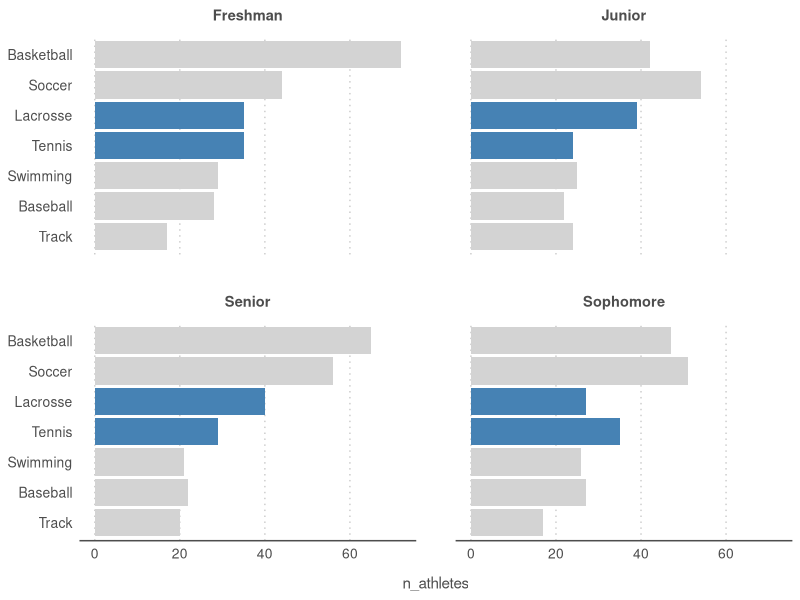
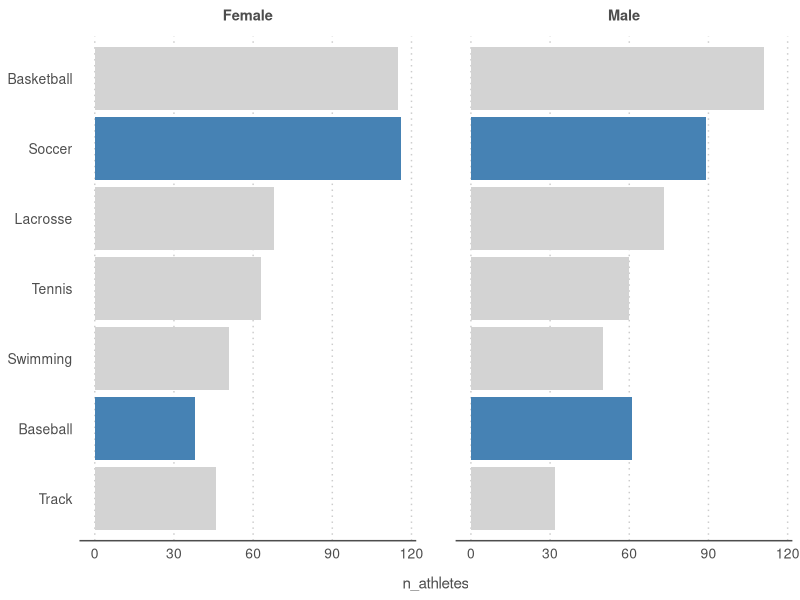
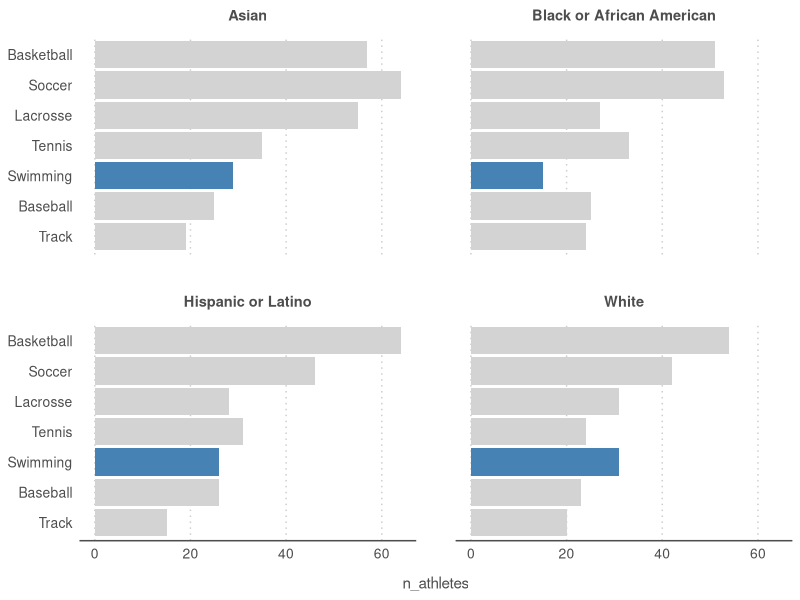
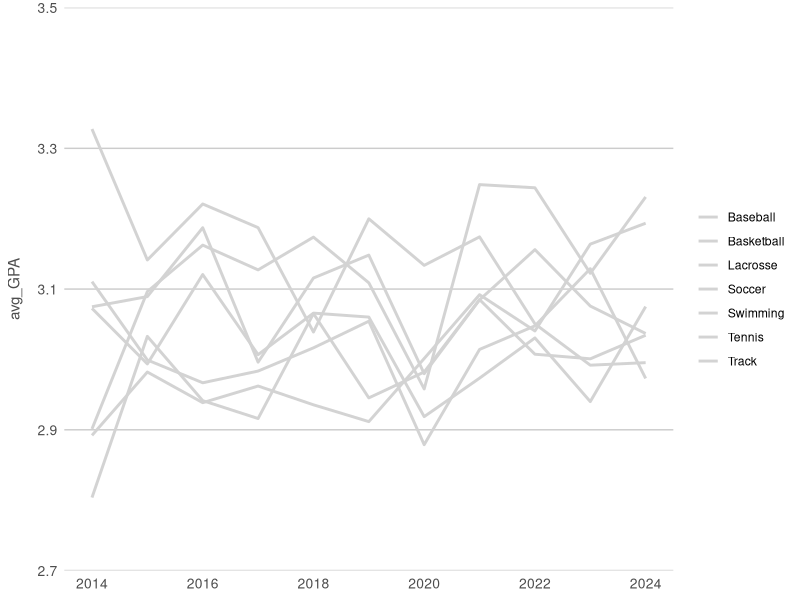
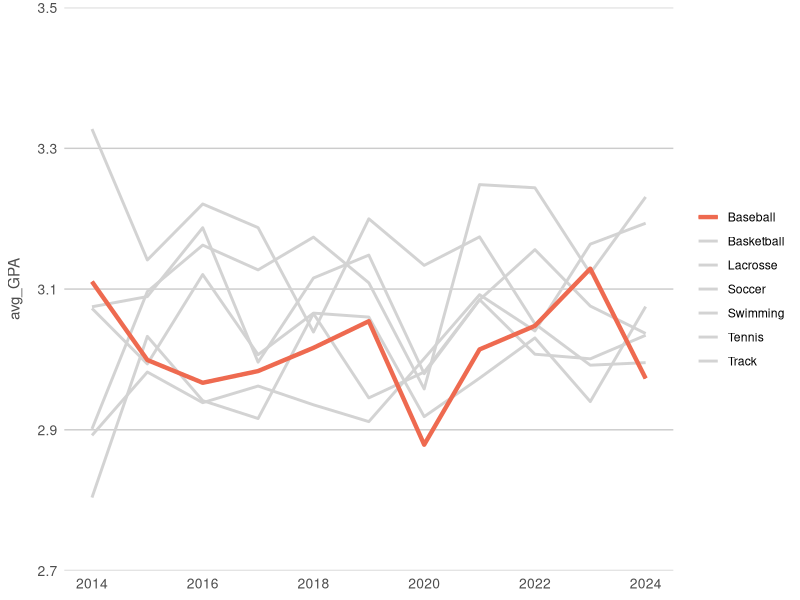
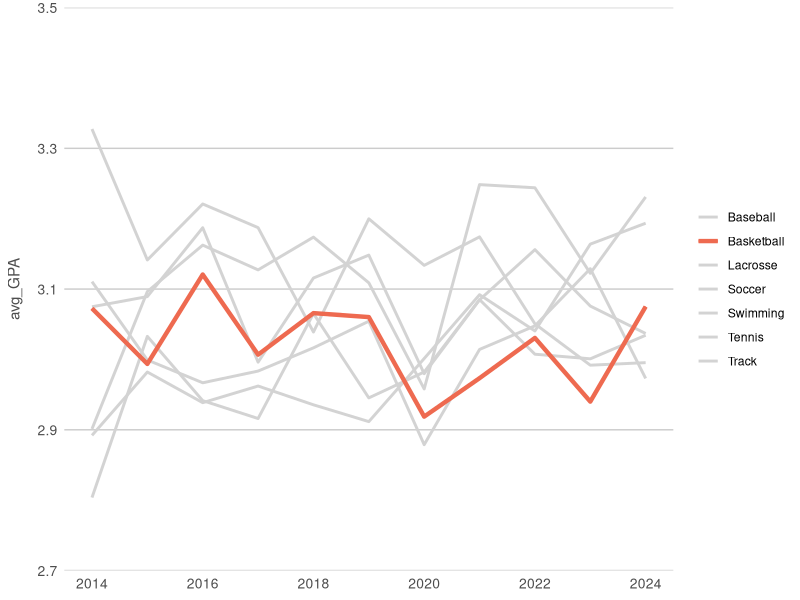
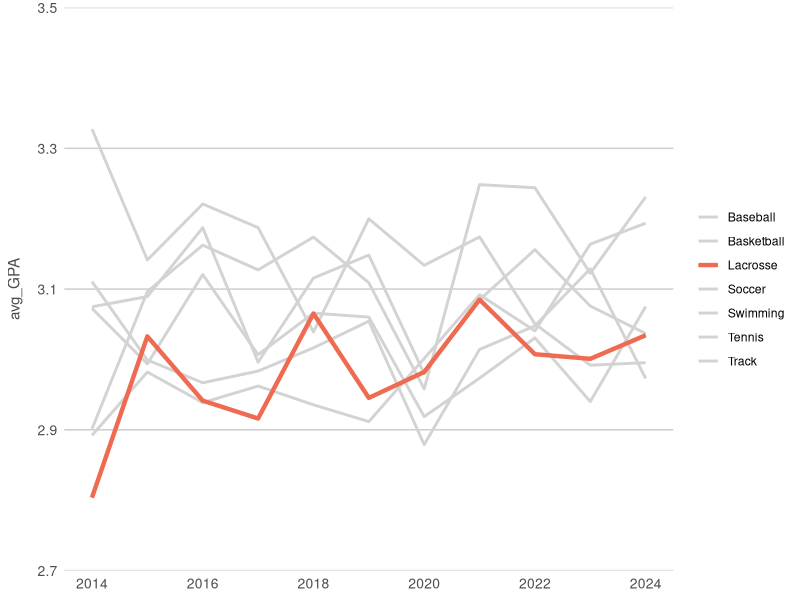
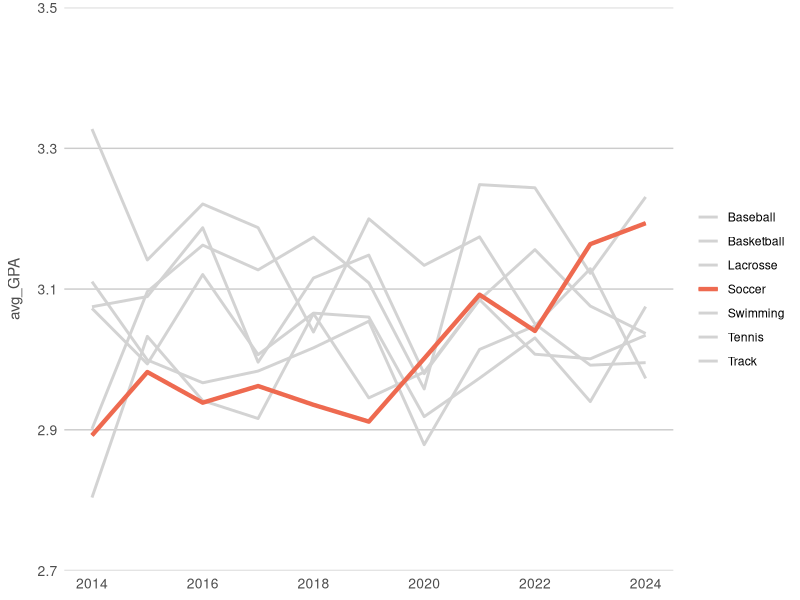

These figures' R source, in order:
## ---- chunk 1
library(tidyverse)
## ---- chunk 2
theme_bar <- theme_minimal() +
    theme(strip.text = element_text(size = 10.5, face = "bold", 
                                  color = "grey30", margin = margin(b=10)),
        axis.text = element_text(size = 10),
        axis.title.y = element_blank(),
        axis.title.x = element_text(margin = margin(t=10), color = "grey30"),
        axis.line.x = element_line(color = "grey30"),
        panel.grid = element_blank(),
        panel.grid.major.x = element_line(color = "grey80", linetype = "dotted"),
        panel.spacing = unit(1,"cm"),
        legend.title = element_blank())

theme_line <- theme_minimal() +
  theme(axis.text = element_text(size = 10),
        axis.title.x = element_blank(),
        axis.title.y = element_text(margin = margin(r=10), color = "grey30"),
        panel.grid = element_blank(),
        panel.grid.major.y = element_line(color = "grey80"),
        legend.title = element_blank())
## ---- chunk 3
athletes <- read_csv("college_student_athletes.csv")

athletes
## ---- chunk 4
# by year and sport
year_sport <- athletes |> 
  group_by(Year, Sport) |> 
  summarize(n_athletes = n(),
            avg_GPA = mean(GPA))
year_sport

# by year, sport, and status/sex/race
agg <- function(myvar) {
  athletes |> 
    group_by(Year, Sport, {{ myvar }}) |> 
    summarize(n_athletes = n(),
              avg_GPA = mean(GPA))
}

# run function
by_status <- agg(Status)
by_sex <- agg(Sex)
by_race <- agg(Race)

## ---- chunk 5

# build function
fill_bars <- function(mydata, mysports, myvar){
  mydata |> 
  filter(Year == 2024) |> 
  ggplot(aes(n_athletes, 
             reorder(Sport, n_athletes),
             fill = Sport %in% mysports)) +
  geom_col(show.legend = F) + 
  facet_wrap(vars({{ myvar }})) +
  scale_fill_manual(values = c("lightgrey","steelblue")) +
  theme_bar
}

# run function
fill_bars(by_status, c("Lacrosse","Tennis"), Status)
fill_bars(by_sex, c("Baseball","Soccer"), Sex)
fill_bars(by_race, "Swimming", Race)

## ---- chunk 6
# create color and reference vectors 
mycolors <- rep("lightgrey", 7) 

mysports <- year_sport |> 
  pull(Sport) |> 
  unique()

# plot 
year_sport |>   
  ggplot(aes(Year, avg_GPA, color = Sport)) +   
  geom_line(linewidth = 1) + 
  scale_y_continuous(expand = c(0,0), limits = c(2.7,3.5)) +
  scale_x_continuous(breaks = seq(2014,2024,2)) +
  scale_color_manual(values = mycolors) +
  theme_line
## ---- chunk 7

# build function 
color_lines <- function(x) {

  mycolors[x] <- "coral2"
  
  myplot <- year_sport |>     
    ggplot(aes(Year, avg_GPA, color = Sport)) +     
    geom_line(linewidth = 1) +     
    geom_line(data = year_sport |> filter(Sport == mysports[x]),
              linewidth = 1.5) +     
  scale_y_continuous(expand = c(0,0), limits = c(2.7,3.5)) +
  scale_x_continuous(breaks = seq(2014,2024,2)) +
  scale_color_manual(values = mycolors) +
  theme_line
  
  ggsave(plot = myplot,
         filename = paste0("sport_line_",x,".png"),
         width = 6, height = 4,
         bg = "white")
  
  myplot
}  

# run function 
map(1:7, color_lines)
## ---- chunk 8

# test it
by_status |> 
  filter(Year == 2024) |> 
  ggplot(aes(avg_GPA, reorder(Sport, avg_GPA))) +
  geom_point() +
  facet_wrap(~Status) + 
  ggtitle(2024)

# build function
plot_points <- function(mydf, myyear, myvar) {
  mydf |> 
    filter(Year == myyear) |> 
    ggplot(aes(avg_GPA, reorder(Sport, avg_GPA))) +
    geom_point() +
    facet_wrap(vars({{ myvar }})) +
    ggtitle(myyear)
}

# run function
plot_points(by_sex, 2020, Sex)
plot_points(by_race, 2015, Race)
